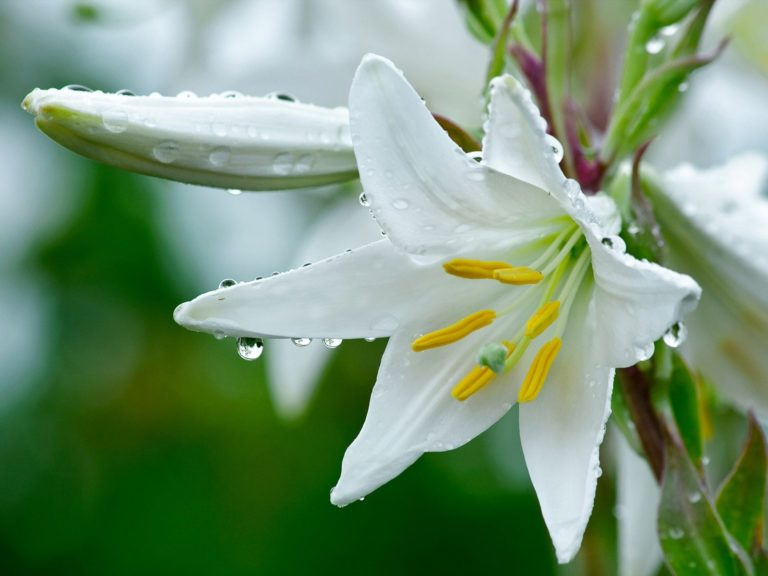
#> input picture images/lyly_big.jpg, 768 x 576 px, found by its file name
$ python FAST.py
#> lines starting #> are read from the running program, lines starting #| are printed output that depends on the picture; after the words box and inside, x2 and y2 are one past the last pixel; in counts of white or black regions, pixels touching at a corner belong together
import cv2
import numpy as np
import os
import matplotlib.pyplot as plt
os.system('cls')

def detect_corner(img):
    gray = cv2.cvtColor(img, cv2.COLOR_BGR2GRAY)

    fast = cv2.FastFeatureDetector_create()

    keypoint = fast.detect(gray, None)

    img = cv2.drawKeypoints(gray, keypoint, img)

    """fast.setThreshold(20)
    fast.setType(20)""" # you can change more params here
    fast.setNonmaxSuppression(False)
    keypoint2 = fast.detect(gray, None)
    img2 = cv2.drawKeypoints(gray, keypoint2, img)

    return img, keypoint, img2, keypoint2


img = cv2.imread('images\\lyly_big.jpg')
#> img is the input picture: shape (576, 768, 3); mean B, G, R 114.1, 146.4, 117.1
## nonmaxSuppression
out1, kp1, _, _ = detect_corner(img)
#> in detect_corner, `gray = cv2.cvtColor(img, cv2.COLOR_BGR2GRAY)`:
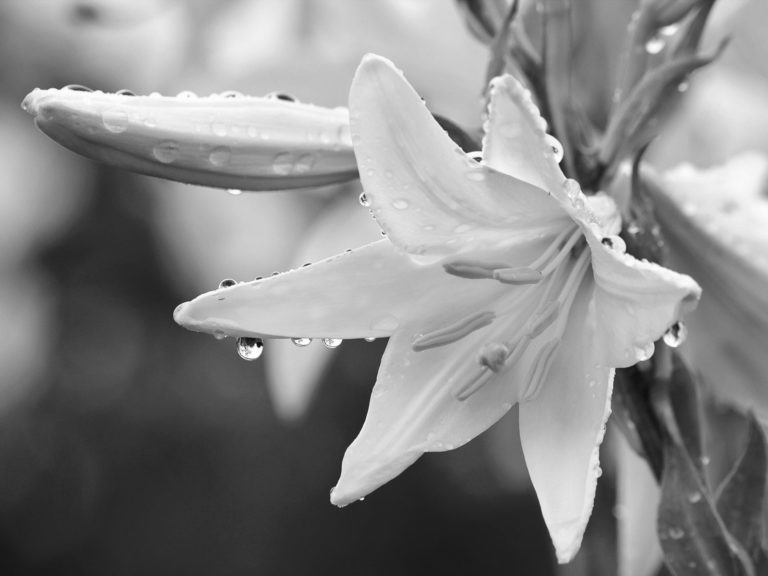
#> gray: shape (576, 768); min 14, max 255, mean 134
#> in detect_corner, `keypoint = fast.detect(gray, None)`: keypoint = 1073 keypoints; strongest (x, y, size): (258, 346, 7), (255, 344, 7), (362, 499, 7), (559, 163, 7)
#> in detect_corner, `img = cv2.drawKeypoints(gray, keypoint, img)`:
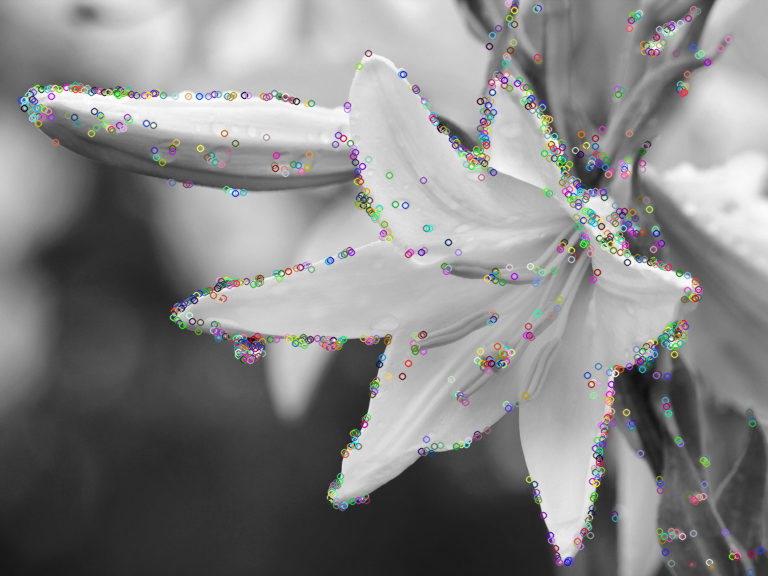
#> img: shape (576, 768, 3); mean B, G, R 132.6, 132.6, 132.7
#> in detect_corner, `keypoint2 = fast.detect(gray, None)`: keypoint2 = 5859 keypoints; strongest (x, y, size): (508, 3, 7), (509, 3, 7), (515, 3, 7), (507, 4, 7)
#> in detect_corner, `img2 = cv2.drawKeypoints(gray, keypoint2, img)`:
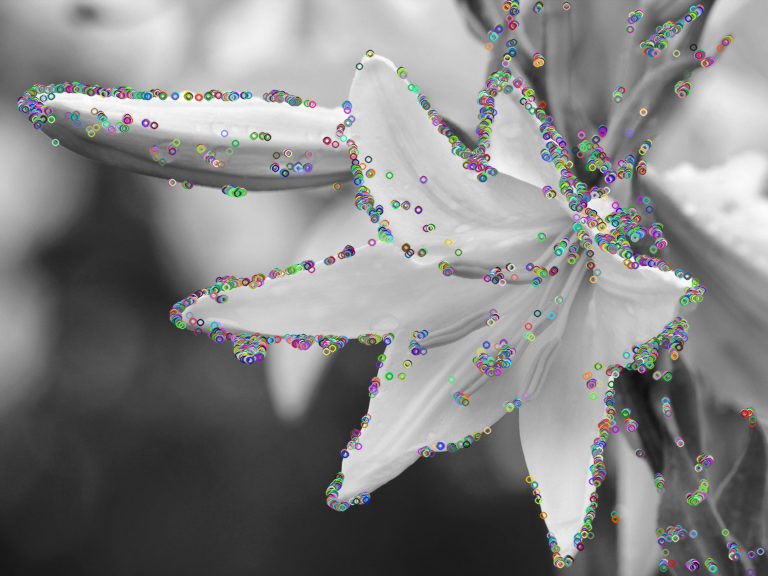
#> img2: shape (576, 768, 3); mean B, G, R 131.4, 131.6, 131.4
#> kp1 has the same summary as keypoint in detect_corner
cv2.imwrite('FloatingPoint_Descriptors\\result\\FAST_nonmaxSuppression.jpg', out1)
cv2.imshow('result', out1)
cv2.waitKey()
cv2.destroyAllWindows()
print(len(kp1))
#| 1073
## without nonmaxSuppression
_, _, out2, kp2 = detect_corner(img)
#> in detect_corner (call 2), `gray = cv2.cvtColor(img, cv2.COLOR_BGR2GRAY)`:
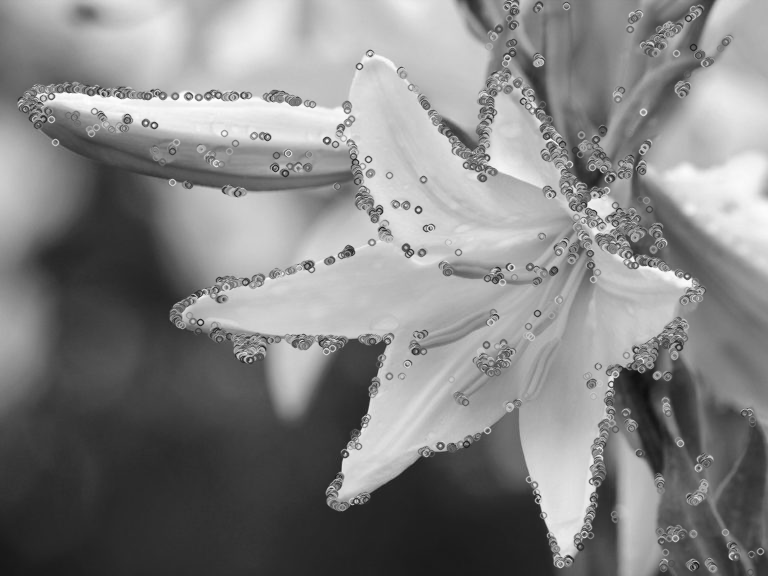
#> gray: shape (576, 768); min 15, max 254, mean 131.5
#> in detect_corner (call 2), `keypoint = fast.detect(gray, None)`: keypoint = 4076 keypoints; strongest (x, y, size): (128, 114, 7), (200, 322, 7), (154, 125, 7), (267, 137, 7)
#> in detect_corner (call 2), `img = cv2.drawKeypoints(gray, keypoint, img)`:
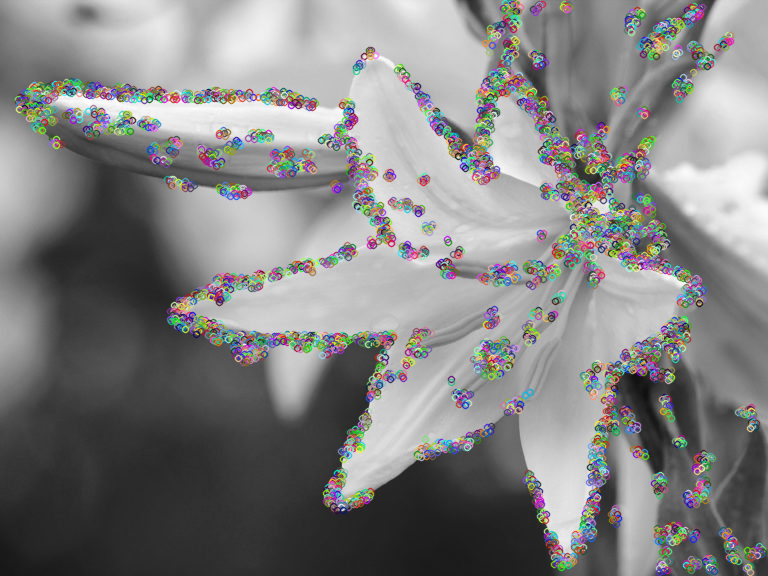
#> img: shape (576, 768, 3); 17.55% of pixels changed, all inside (x1, y1, x2, y2) = (14, 0, 768, 576)
#> in detect_corner (call 2), `keypoint2 = fast.detect(gray, None)`: keypoint2 = 20749 keypoints; strongest (x, y, size): (504, 3, 7), (505, 3, 7), (507, 3, 7), (508, 3, 7)
#> in detect_corner (call 2), `img2 = cv2.drawKeypoints(gray, keypoint2, img)`:
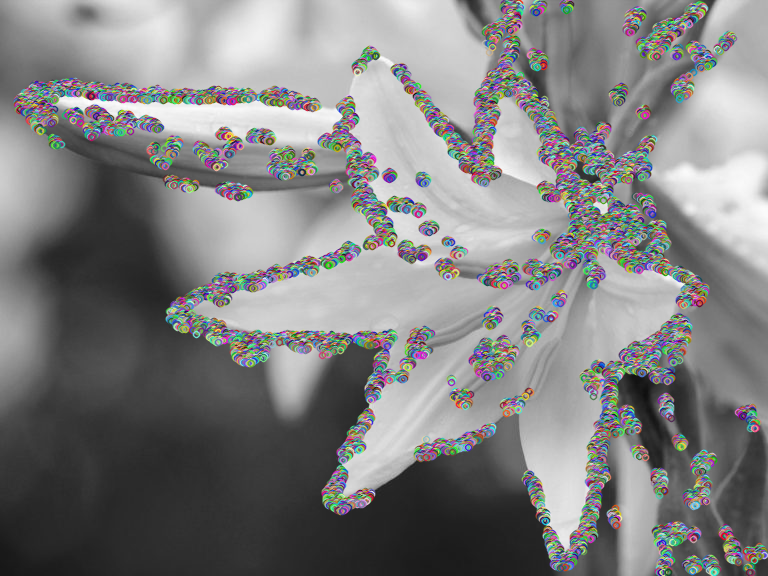
#> img2: shape (576, 768, 3); mean B, G, R 129, 128.8, 128.8
#> kp2 has the same summary as keypoint2 in detect_corner
cv2.imwrite('FloatingPoint_Descriptors\\result\\FAST_without_nonmaxSuppression.jpg', out2)
cv2.imshow('result', out2)
cv2.waitKey()
cv2.destroyAllWindows()
print(len(kp2))
#| 20749


# Print all default params
fast = cv2.FastFeatureDetector_create()
print('DEFAULT PARAMS:')
print("+ threshold: {}".format(fast.getThreshold()))
print("+ nonmaxSuppression:{}".format(fast.getNonmaxSuppression()))
print("+ neighborhood: {}".format(fast.getType()))
